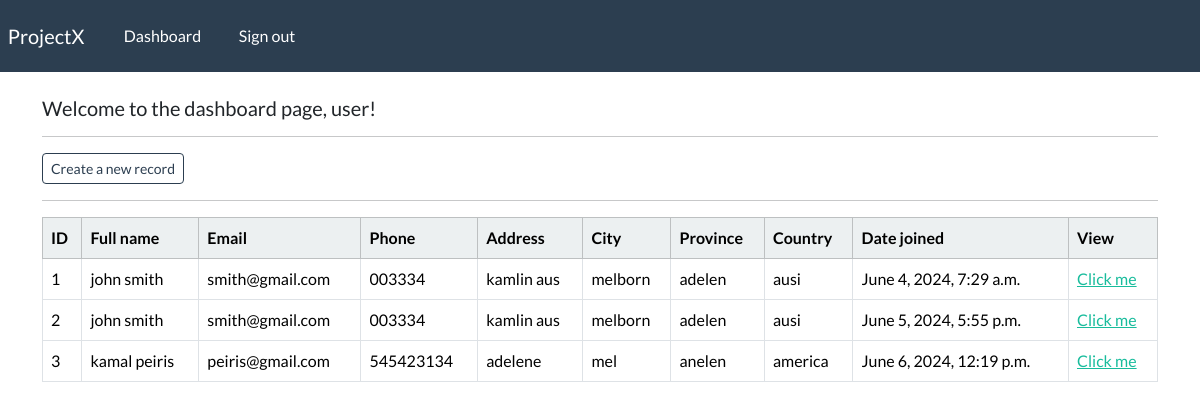
The app's page /dashboard (signed in), older data.
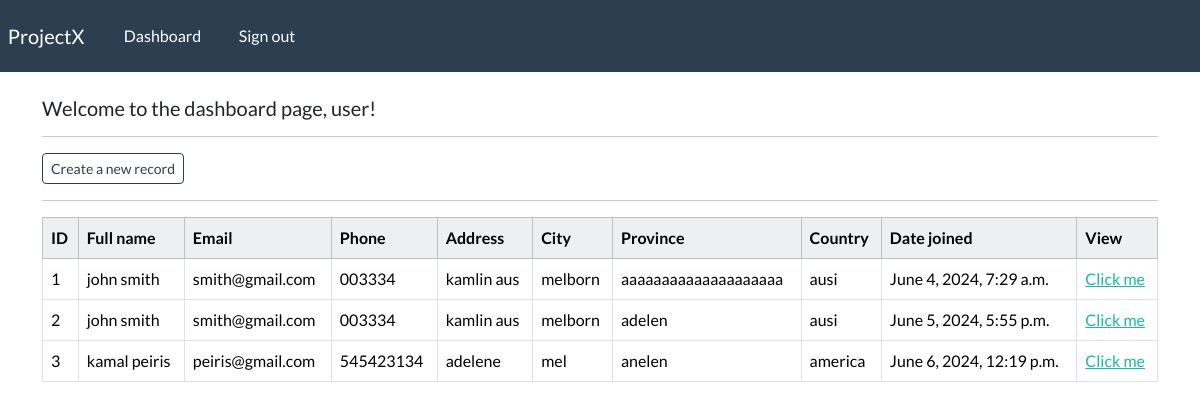
The same page, newer data.
### webapp/models.py (models this page shows, shortened)
class Record(models.Model):
    creation_date = models.DateTimeField(auto_now_add=True)
    first_name = models.CharField(max_length=100)
    last_name = models.CharField(max_length=100)
    email = models.CharField(max_length=255)
    phone = models.CharField(max_length=20)
    address = models.CharField(max_length=300)
    city = models.CharField(max_length=255)
    province = models.CharField(max_length=200)
    country = models.CharField(max_length=125)

### webapp/views.py (the view)
# urls.py: path('dashboard', views.dashboard, name="dashboard"),
@login_required(login_url='my-login')
def dashboard(request):
    my_records = Record.objects.all()
    context = {'records': my_records}
    return render(request, 'webapp/dashboard.html', context=context)

### webapp/templates/webapp/dashboard.html
{% extends 'webapp/base.html' %}
{% block content %}
    <h5> Welcome to the dashboard page, {{user}}! </h5>
    <hr>
    <a class="btn btn-outline-primary btn-sm" href="{% url 'create-record' %}">
        Create a new record
    </a>
    <hr>
    <table class="table table-hover table-bordered">
        <thead class="table-light">
            <tr>
                <th scope="col"> ID </th>
                <th scope="col"> Full name </th>
                <th scope="col"> Email </th>
                <th scope="col"> Phone </th>
                <th scope="col"> Address </th>
                <th scope="col"> City </th>
                <th scope="col"> Province </th>
                <th scope="col"> Country </th>
                <th scope="col"> Date joined </th>
                <th scope="col"> View </th>
            </tr>
        </thead>
        <tbody>
        {% if records %}
            {% for record in records %}
            <tr>
                <td> {{record.id}} </td>
                <td> {{record.first_name}} {{record.last_name}} </td>
                <td> {{record.email}} </td>
                <td> {{record.phone}} </td>
                <td> {{record.address}} </td>
                <td> {{record.city}} </td>
                <td> {{record.province}} </td>
                <td> {{record.country}} </td>
                <td> {{record.creation_date}} </td>
                <td> <a href="{% url 'record' record.id %}"> Click me</a></td>
            </tr>
            {% endfor %}
        {% endif %}
        </tbody>
    </table>
{% endblock %}

Row changes from the older to the newer data that the page shows:
changed Record id 1: province "adelen" → "aaaaaaaaaaaaaaaaaaaa"
